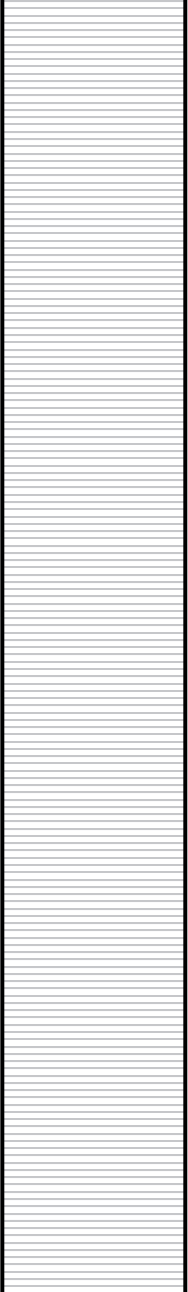
#> input picture im/street.png, 752 x 5168 px (shown at 1/4 size)
$ python -i create_profile.py   (imports and definitions only)
#> lines starting #> are read from the running program, lines starting #| are printed output that depends on the picture
import os
from PIL import Image, ImageDraw, ImageFont
from random import randint

path = os.path.dirname(__file__)
length = 2800
meritko = 100  # 1 cm = 1 pixel

# load images
# [3 lines not run here, left out]

class Street:
    def __init__(self, sirka = 4, mhd = 1, cyklo = 1, jednosmerka = 0):
        self.sirka = sirka*meritko
        self.mhd = mhd
        self.cyklo = cyklo
        self.jednosmerka = jednosmerka
        self.hspec = (0,self.sirka)
        self.vspec = (0,length)

    # [164 lines left out: functions create_profile, add_curb, add_parking, add_cars, hkota, not called in this run]

    def vkota(self, image, sec=None):
        width = 0
        koty = ImageDraw.Draw(image)
        red = (255,0,0)

        if sec == None:
            sec = (0, length)

        for i in range(len(sec)-1):
            koty.line((width+50,sec[i]+700) + (width+50,sec[i+1]+700), fill = red)

            koty.line((width+40,sec[i]+700) + (width+60,sec[i]+700), fill = red)
            koty.line((width+40,sec[i+1]+700) + (width+60,sec[i+1]+700), fill = red)

            koty.line((width+50,sec[i]+700) + (width+60,sec[i]+710), fill = red)
            koty.line((width+50,sec[i]+700) + (width+40,sec[i]+710), fill = red)
            koty.line((width+50,sec[i+1]+700) + (width+40,sec[i+1]+690), fill = red)
            koty.line((width+50,sec[i+1]+700) + (width+60,sec[i+1]+690), fill = red)
            # cant rotate text, use a new method to crop text and rotate
            self.draw_text_90_into(str(10*(sec[i+1]-sec[i])), image, (width+25, 700+int((sec[i]+sec[i+1])/2)))

    def draw_text_90_into (self, text: str, into, at):
        # Measure the text area
        fontpath = os.path.join(path, 'arimo.ttf')
        font = ImageFont.truetype(fontpath, 18)
        wi, hi = font.getsize(text)
        # Copy the relevant area from the source image
        img = into.crop ((at[0]-hi/2, at[1]-wi/2, at[0] + hi/2, at[1] + wi/2))
        # Rotate it backwards
        img = img.rotate (270, expand = 1)
        # Print into the rotated area
        d = ImageDraw.Draw (img)
        d.text ((0, 0), text, font = font, fill = (255, 0, 0))
        # Rotate it forward again
        img = img.rotate (90, expand = 1)
        # Insert it back into the source image
        # Note that we don't need a mask
        into.paste (img, (at[0]-hi//2, at[1]-wi//2))

    # [5 lines left out: function pastem, not called in this run]

>>> from PIL import Image
>>> picture = Image.open('im/street.png')
#> picture is the input picture: PIL image 752x5168 RGBA; mean R, G, B, A 56.1, 56.4, 57.2, 79.1
>>> result = Street().vkota(picture)
#> the loop in vkota, `for i in range(len(sec)-1):` made 1 pass
#> pass 1, in draw_text_90_into, `img = into.crop ((at[0]-hi/2, at[1]-wi/2, at[0] + hi/2, at[1] + wi/2))`:
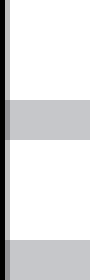
#> img: PIL image 18x56 RGBA (shown 5 times larger); mean R, G, B, A 52.7, 52.9, 53.7, 85.5; transparent parts drawn white
#> pass 1, in draw_text_90_into, `img = img.rotate (270, expand = 1)`:
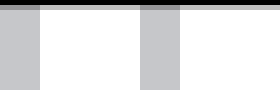
#> img: PIL image 56x18 RGBA (shown 5 times larger); mean R, G, B, A 52.7, 52.9, 53.7, 85.5; transparent parts drawn white
#> pass 1, in draw_text_90_into, `img = img.rotate (90, expand = 1)`:
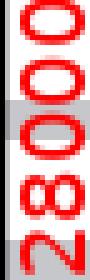
#> img: PIL image 18x56 RGBA (shown 5 times larger); mean R, G, B, A 136.7, 38.4, 39, 137.4; transparent parts drawn white
